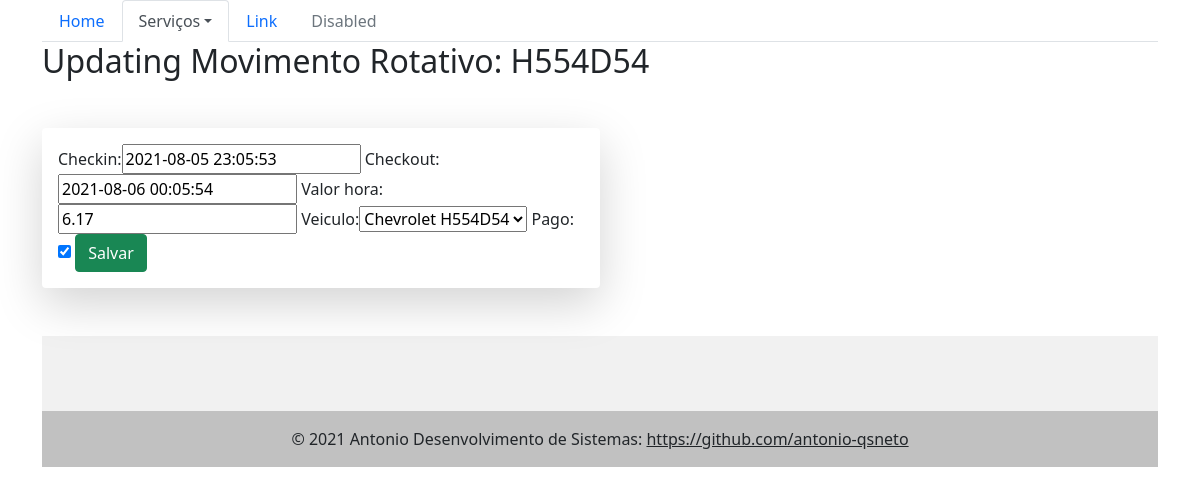
/mov_rot_update/1/, run on the app's committed database.
### core/models.py (models this page shows, shortened)
class MovRotativo(models.Model):
    checkin = models.DateTimeField(auto_now=False)
    checkout = models.DateTimeField(auto_now=False, null=True, blank=True)
    valor_hora = models.DecimalField(max_digits=5, decimal_places=2)
    veiculo = models.ForeignKey(Veiculo, on_delete=models.PROTECT)
    pago = models.BooleanField(default=False)
    def __str__(self):
        return self.veiculo.placa

class Veiculo(models.Model):
    proprietario = models.ForeignKey(Pessoa, on_delete=models.PROTECT)
    marca = models.ForeignKey(Marca, on_delete=models.PROTECT)
    placa = models.CharField(max_length=7)
    cor = models.CharField(max_length=15)
    observacoes = models.TextField()
    def __str__(self):
        return "{} {}".format(self.marca, self.placa)

### core/views.py (the view)
def movrotativos_update(request, id):
    data = {}
    mov_rotativo = MovRotativo.objects.get(id=id)
    form = MovRotativoForm(request.POST or None, instance=mov_rotativo)
    data['mov_rotativo'] = mov_rotativo
    data['form'] = form
    if request.method == 'POST':
        if form.is_valid():
            form.save()
            return redirect('core_lista_movrot')
    else:
        return render(request, 'core/update_movrotativos.html', data)

### core/form.py
class MovRotativoForm(ModelForm):
    class Meta:
        model = MovRotativo
        fields = '__all__'

### core/models.py (called while the page is built)
    def __str__(self):
        return self.nome

### core/templates/core/update_movrotativos.html (shortened to what this page needs)
{% extends "base.html" %}  {% load bootstrap %}
{% block menu %}
<ul class="nav nav-tabs">
  <li class="nav-item">
    <a class="nav-link" href="{% url "core_home" %}">Home</a>
  </li>
  <li class="nav-item dropdown">
    <a
      class="nav-link dropdown-toggle active"
      data-toggle="dropdown"
      href="#"
      role="button"
      aria-haspopup="true"
      aria-expanded="false"
      >Serviços</a
    >
  </li>
  <li class="nav-item">
    <a class="nav-link" href="#">Link</a>
  </li>
  <li class="nav-item">
    <a class="nav-link disabled" href="#">Disabled</a>
  </li>
</ul>
{% endblock menu %}
{% block main %}
<h2 class="mb-5">Updating Movimento Rotativo: {{ mov_rotativo }}</h2>
<div class="container">
  <div class="row">
    <div class="col-6 shadow-lg p-3 mb-5 bg-white rounded">
       <form
  action="{% url 'core_movrotativos_update' mov_rotativo.id %}"
  method="POST"
>
  {% csrf_token %} {{ form|bootstrap }}
  <button class="btn btn-success" type="submit">Salvar</button>
</form>
    </div>
  </div>
</div>
{% endblock main %}

### data on the page
MovRotativo: veiculo.placa "H554D54", checkin "2021-08-05 23:05:53", checkout "2021-08-06 00:05:54", valor_hora "6.17", veiculo "Chevrolet H554D54", pago "☑"
